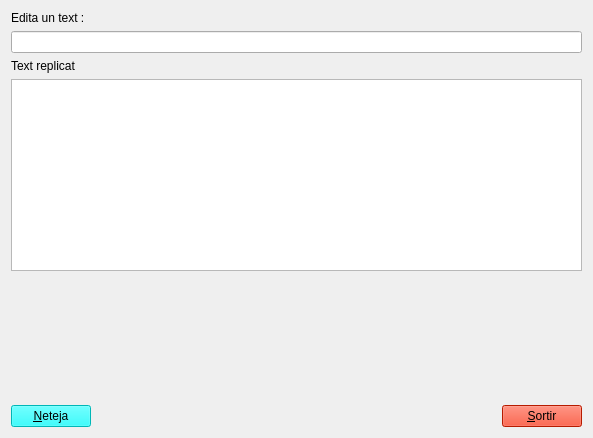
<?xml version="1.0" encoding="UTF-8"?>
<ui version="4.0">
 <class>MyForm</class>
 <widget class="QWidget" name="MyForm">
  <property name="geometry">
   <rect>
    <x>0</x>
    <y>0</y>
    <width>593</width>
    <height>438</height>
   </rect>
  </property>
  <property name="windowTitle">
   <string>Form</string>
  </property>
  <layout class="QVBoxLayout" name="verticalLayout_6">
   <item>
    <layout class="QVBoxLayout" name="verticalLayout_3">
     <item>
      <layout class="QVBoxLayout" name="verticalLayout">
       <item>
        <widget class="QLabel" name="label">
         <property name="text">
          <string>Edita un text :</string>
         </property>
        </widget>
       </item>
       <item>
        <widget class="QLineEdit" name="lineEdit"/>
       </item>
      </layout>
     </item>
     <item>
      <layout class="QVBoxLayout" name="verticalLayout_2">
       <item>
        <widget class="QLabel" name="label_2">
         <property name="text">
          <string>Text replicat</string>
         </property>
        </widget>
       </item>
       <item>
        <widget class="QTextEdit" name="textEdit"/>
       </item>
      </layout>
     </item>
    </layout>
   </item>
   <item>
    <layout class="QHBoxLayout" name="horizontalLayout_3">
     <item>
      <layout class="QVBoxLayout" name="verticalLayout_5">
       <item>
        <spacer name="verticalSpacer_2">
         <property name="orientation">
          <enum>Qt::Vertical</enum>
         </property>
         <property name="sizeHint" stdset="0">
          <size>
           <width>20</width>
           <height>40</height>
          </size>
         </property>
        </spacer>
       </item>
       <item>
        <layout class="QHBoxLayout" name="horizontalLayout_2">
         <item>
          <widget class="QPushButton" name="pushButton_2">
           <property name="styleSheet">
            <string notr="true">background-color: rgb(0, 255, 255);</string>
           </property>
           <property name="text">
            <string>&amp;Neteja</string>
           </property>
          </widget>
         </item>
         <item>
          <spacer name="horizontalSpacer_2">
           <property name="orientation">
            <enum>Qt::Horizontal</enum>
           </property>
           <property name="sizeHint" stdset="0">
            <size>
             <width>40</width>
             <height>20</height>
            </size>
           </property>
          </spacer>
         </item>
        </layout>
       </item>
      </layout>
     </item>
     <item>
      <layout class="QVBoxLayout" name="verticalLayout_4">
       <item>
        <spacer name="verticalSpacer">
         <property name="orientation">
          <enum>Qt::Vertical</enum>
         </property>
         <property name="sizeHint" stdset="0">
          <size>
           <width>20</width>
           <height>40</height>
          </size>
         </property>
        </spacer>
       </item>
       <item>
        <layout class="QHBoxLayout" name="horizontalLayout">
         <item>
          <spacer name="horizontalSpacer">
           <property name="orientation">
            <enum>Qt::Horizontal</enum>
           </property>
           <property name="sizeHint" stdset="0">
            <size>
             <width>40</width>
             <height>20</height>
            </size>
           </property>
          </spacer>
         </item>
         <item>
          <widget class="QPushButton" name="pushButton">
           <property name="styleSheet">
            <string notr="true">background-color: rgb(255, 0, 0);
background-color: rgb(255, 38, 0);</string>
           </property>
           <property name="text">
            <string>&amp;Sortir</string>
           </property>
          </widget>
         </item>
        </layout>
       </item>
      </layout>
     </item>
    </layout>
   </item>
  </layout>
 </widget>
 <resources/>
 <connections>
  <connection>
   <sender>pushButton</sender>
   <signal>clicked()</signal>
   <receiver>MyForm</receiver>
   <slot>close()</slot>
   <hints>
    <hint type="sourcelabel">
     <x>514</x>
     <y>405</y>
    </hint>
    <hint type="destinationlabel">
     <x>453</x>
     <y>305</y>
    </hint>
   </hints>
  </connection>
  <connection>
   <sender>pushButton_2</sender>
   <signal>clicked()</signal>
   <receiver>lineEdit</receiver>
   <slot>clear()</slot>
   <hints>
    <hint type="sourcelabel">
     <x>44</x>
     <y>402</y>
    </hint>
    <hint type="destinationlabel">
     <x>12</x>
     <y>45</y>
    </hint>
   </hints>
  </connection>
  <connection>
   <sender>lineEdit</sender>
   <signal>textEdited(QString)</signal>
   <receiver>textEdit</receiver>
   <slot>setText(QString)</slot>
   <hints>
    <hint type="sourcelabel">
     <x>209</x>
     <y>38</y>
    </hint>
    <hint type="destinationlabel">
     <x>179</x>
     <y>175</y>
    </hint>
   </hints>
  </connection>
  <connection>
   <sender>pushButton_2</sender>
   <signal>clicked()</signal>
   <receiver>textEdit</receiver>
   <slot>clear()</slot>
   <hints>
    <hint type="sourcelabel">
     <x>43</x>
     <y>417</y>
    </hint>
    <hint type="destinationlabel">
     <x>153</x>
     <y>242</y>
    </hint>
   </hints>
  </connection>
 </connections>
</ui>
